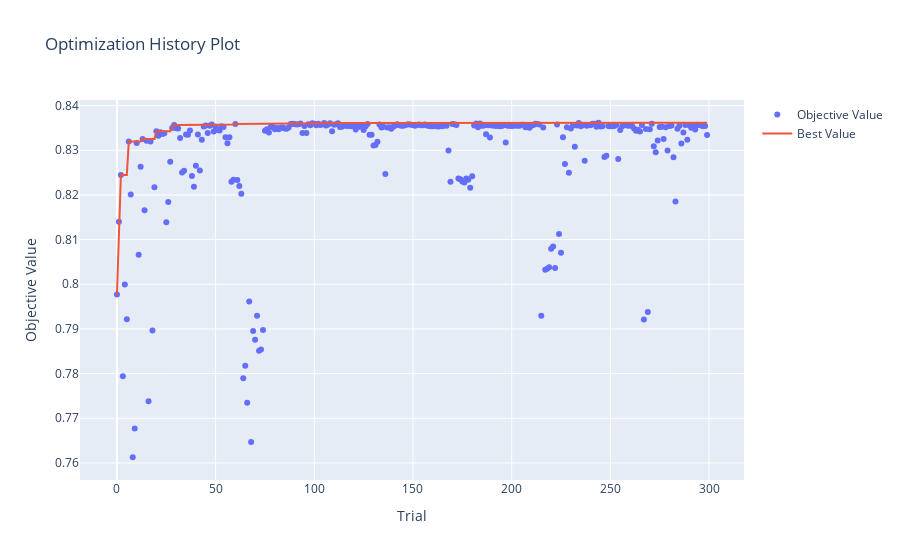

Write notebook code for a chart like this one.
### Code cell
vis.plot_optimization_history(study)

### Figure 1 — Plotly figure (JSON) as saved in the notebook; plotly's stock layout.template omitted (floating-point values rounded to 4 significant figures; data arrays with more than 128 entries replaced by an {"elided": "..."} marker saying what was removed)
{"data": [{"mode": "markers", "name": "Objective Value", "type": "scatter", "x": {"elided": "300 int values"}, "y": {"elided": "300 float values"}}, {"mode": "lines", "name": "Best Value", "type": "scatter", "x": {"elided": "300 int values"}, "y": {"elided": "300 float values"}}, {"marker": {"color": "#cccccc"}, "mode": "markers", "name": "Infeasible Trial", "showlegend": false, "type": "scatter", "x": [], "y": []}], "layout": {"title": {"text": "Optimization History Plot"}, "xaxis": {"title": {"text": "Trial"}}, "yaxis": {"title": {"text": "Objective Value"}}}}
